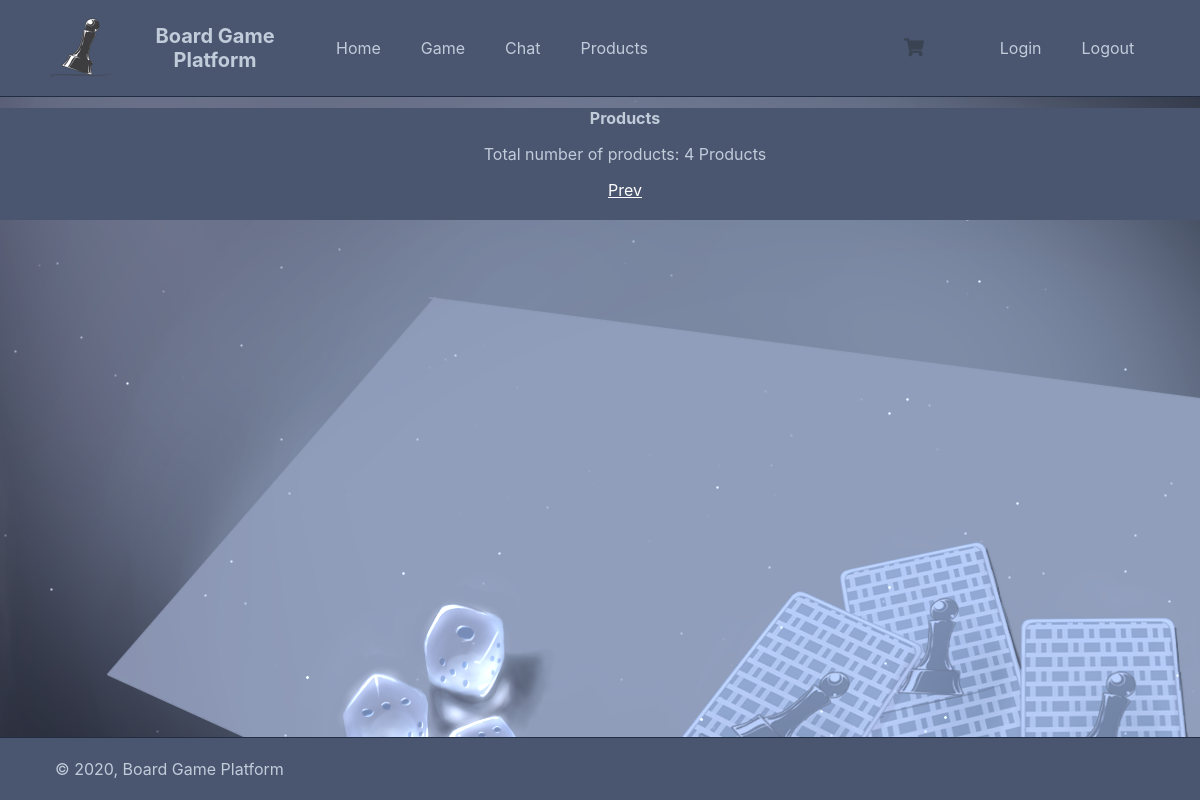
The page /index.php?page=products&p=2 on the database as committed earlier.
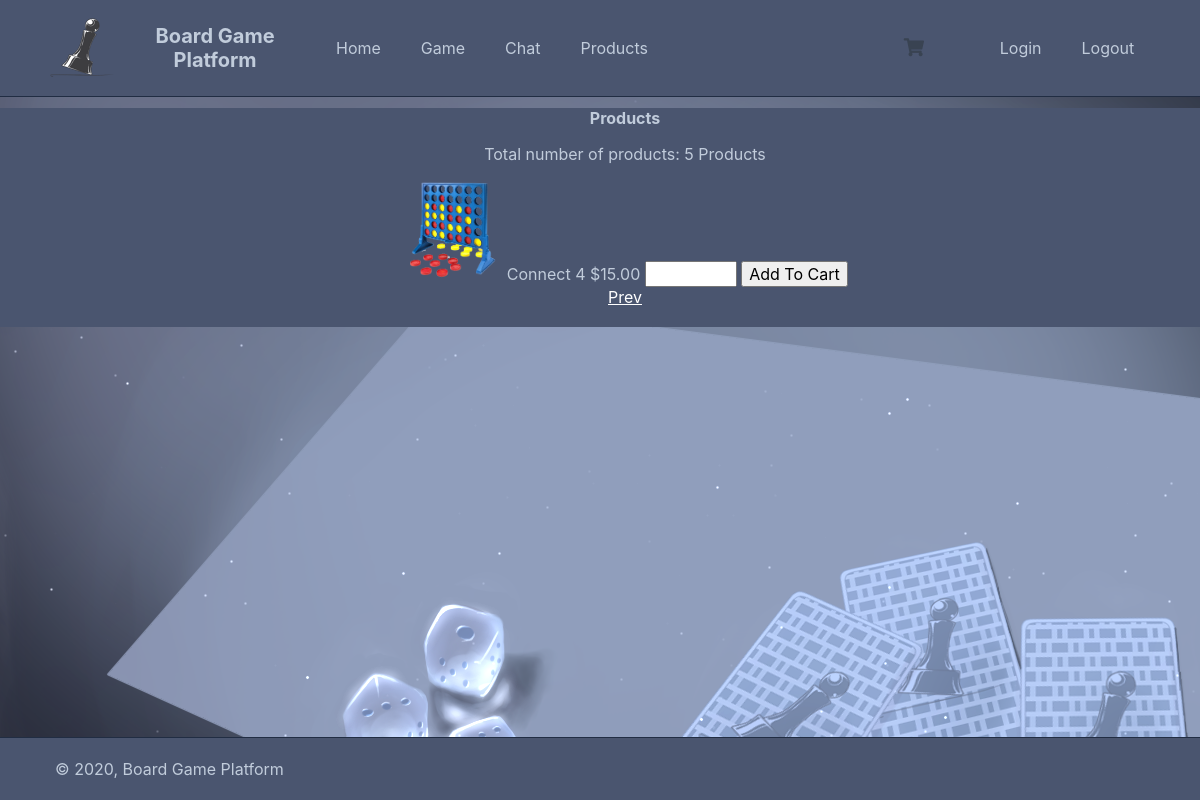
The same page on the database as committed later.
### tables this page shows
CREATE TABLE `products` (
  `id` int(11) NOT NULL,
  `name` varchar(200) NOT NULL,
  `price` decimal(7,2) NOT NULL,
  `img` text NOT NULL
);

### index.php (called while the page is built, shortened)
<?php
include 'functions.php';
$page = isset($_GET['page']) && file_exists($_GET['page'] . '.php') ? $_GET['page'] : 'home';
include $page . '.php';
?>

### products.php (the view, shortened to what this page needs)
<?=template_header('Products')?>
<?=template_footer()?>
<?php
$num_products_on_each_page = 4;
$current_page = isset($_GET['p']) && is_numeric($_GET['p']) ? (int)$_GET['p'] : 1;
$pdo = pdo_connect_shoppingcart();
$stmt = $pdo->prepare('SELECT * FROM products LIMIT ?,?');
$stmt->bindValue(1, ($current_page - 1) * $num_products_on_each_page, PDO::PARAM_INT);
$stmt->bindValue(2, $num_products_on_each_page, PDO::PARAM_INT);
$stmt->execute();
$products = $stmt->fetchAll(PDO::FETCH_ASSOC);
    $total_products = $pdo->query('SELECT * FROM products')->rowCount();
?>
<div class="products content-wrapper">
    <h1>Products</h1>
    <p> Total number of products: <?=$total_products?> Products</p>
    <div>
        <?php foreach ($products as $product): ?>
            <form action="index.php?page=cart" method="post">
                <img src="imgs/<?=$product['img']?>" width="100" height="100" alt="<?=$product['name']?>">
                <span ><?=$product['name']?></span>
                <span >&dollar;<?=$product['price']?></span>
                <input type="text" name="quantity" size="4">
                <input type="submit" value="Add To Cart">
            </form>
        <?php endforeach; ?>
        <div>
        <?php if ($current_page > 1): ?>
            <a href="index.php?page=products&p=<?=$current_page-1?>" style= "color:White">Prev</a>
        <?php endif; ?>
        </div>
        <br />
    </div>
</div>

### functions.php (shortened to what this page needs)
<?php
function template_header($title) {
echo <<<EOT
<!DOCTYPE html>
<html>
    <head>
        <meta charset="utf-8">
        <title>$title</title>
        <link href="style.css" rel="stylesheet" type="text/css">
        <link rel="icon" href="favicon.ico" type="image/x-icon" />
        <link rel="stylesheet" href="https://use.fontawesome.com/releases/v5.7.1/css/all.css">
    </head>
    <body>
        <header>
            <div class="content-wrapper">
				<nav>
                <img draggable="false" src="imgs/icon.png" height="64" width="64">
                <h1>Board Game Platform</h1>
				</nav>
                <nav>
                    <a href="index.php">Home</a>
                    <a href="index.php?page=game">Game</a>
                    <a href="index.php?page=chat" target="_blank">Chat</a>
                    <a href="index.php?page=products">Products</a>
                </nav>
                <div class="link-icons">
                    <a href="index.php?page=cart">
                        <i class="fas fa-shopping-cart"></i>
                    </a>
                </div>
                <nav>
                    <a href="index.php?page=login_check">Login</a>
                    <a href="index.php?page=logout">Logout</a>
                </nav>
            </div>
        </header>
        <main>
EOT;
}
function template_footer() {
$year = 2020;
echo <<<EOT
        </main>
        <footer>
            <div class="content-wrapper">
                <p>&copy; $year, Board Game Platform</p>
            </div>
        </footer>
        <script src="script.js"></script>
    </body>
</html>
EOT;
}
?>

### style.css (style rules this page uses)
body { margin: 0; padding: 0; font-family: sans-serif; background: #34495e; }
* { box-sizing: border-box; font-family: -apple-system, BlinkMacSystemFont, "segoe ui", roboto, oxygen, ubuntu, cantarell, "fira sans", "droid sans", "helvetica neue", Arial, sans-serif; font-size: 16px; -webkit-font-smoothing: antialiased; -moz-osx-font-smoothing: grayscale; }
html { height: 100%; }
body { position: relative; min-height: 100%; color: #C1CCDB; background-color: #272C3B; margin: 0 auto; text-align: center; padding-bottom: 50px; background-image: url('imgs/bg.png'); }
h1, h2, h3, h4, h5 { color: #C1CCDB; }
.content-wrapper { width: auto; margin: auto; background-color: #4A556F; padding-left: 50px; -webkit-user-select: none; -khtml-user-select: none; -moz-user-select: none; -o-user-select: none; user-select: none; }
header { border-bottom: 1px solid #212D43; }
header .content-wrapper { display: flex; }
header h1 { display: flex; flex-grow: 1; flex-basis: 0; font-size: 20px; margin: 0; padding: 24px 0; }
header nav { display: flex; flex-grow: 1; flex-basis: 0; justify-content: center; align-items: center; }
header nav a { text-decoration: none; color: #C1CCDB; padding: 10px 10px; margin: 0 10px; }
header .link-icons { display: flex; flex-grow: 1; flex-basis: 0; justify-content: flex-end; align-items: center; position: relative; }
header .link-icons a { text-decoration: none; color: #394352; padding: 0 10px; }
header .link-icons a i { font-size: 18px; }
footer { position: absolute; bottom: 0; border-top: 1px solid #212D43; text-align: left; padding: 5px; width: 100%; background-color: #4A556F; }

Rows that differ between the two databases and show on the page:
added products: img (picture), name "Connect 4", price "15.00"
Other text that changed with them:
$total_products: "4" → "5"
